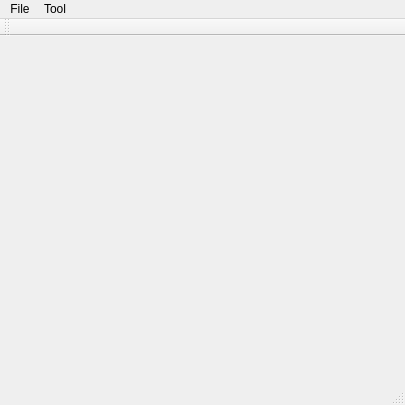
<?xml version="1.0" encoding="UTF-8"?>
<ui version="4.0">
 <class>MainWindowClass</class>
 <widget class="QMainWindow" name="MainWindowClass">
  <property name="geometry">
   <rect>
    <x>0</x>
    <y>0</y>
    <width>405</width>
    <height>405</height>
   </rect>
  </property>
  <property name="windowTitle">
   <string>MainWindow</string>
  </property>
  <widget class="QWidget" name="centralWidget"/>
  <widget class="QMenuBar" name="menuBar">
   <property name="geometry">
    <rect>
     <x>0</x>
     <y>0</y>
     <width>405</width>
     <height>21</height>
    </rect>
   </property>
   <widget class="QMenu" name="menuFile">
    <property name="title">
     <string>File</string>
    </property>
    <addaction name="actionExit"/>
   </widget>
   <widget class="QMenu" name="menuTool">
    <property name="title">
     <string>Tool</string>
    </property>
    <addaction name="actionGenerate"/>
    <addaction name="actionInverse"/>
   </widget>
   <addaction name="menuFile"/>
   <addaction name="menuTool"/>
  </widget>
  <widget class="QToolBar" name="mainToolBar">
   <attribute name="toolBarArea">
    <enum>TopToolBarArea</enum>
   </attribute>
   <attribute name="toolBarBreak">
    <bool>false</bool>
   </attribute>
  </widget>
  <widget class="QStatusBar" name="statusBar"/>
  <action name="actionExit">
   <property name="text">
    <string>Exit</string>
   </property>
  </action>
  <action name="actionGenerate">
   <property name="text">
    <string>Generate</string>
   </property>
  </action>
  <action name="actionLinearRegression">
   <property name="text">
    <string>Linear Regression</string>
   </property>
  </action>
  <action name="actionGenerateSampleFiles">
   <property name="text">
    <string>Generate Sample Files</string>
   </property>
  </action>
  <action name="actionNearestNeighbor">
   <property name="text">
    <string>Nearest Neighbor</string>
   </property>
  </action>
  <action name="actionLocalRegression">
   <property name="text">
    <string>Local Regression</string>
   </property>
  </action>
  <action name="actionBaseline">
   <property name="text">
    <string>Baseline</string>
   </property>
  </action>
  <action name="actionMCMC">
   <property name="text">
    <string>MCMC</string>
   </property>
  </action>
  <action name="actionFindLinearity">
   <property name="text">
    <string>Find Linearity</string>
   </property>
  </action>
  <action name="actionClusteredLR">
   <property name="text">
    <string>Clustered LR</string>
   </property>
  </action>
  <action name="actionAngleEffect">
   <property name="text">
    <string>Angle Effect</string>
   </property>
  </action>
  <action name="actionInverse">
   <property name="text">
    <string>Inverse</string>
   </property>
  </action>
 </widget>
 <layoutdefault spacing="6" margin="11"/>
 <resources>
  <include location="MainWindow.qrc"/>
 </resources>
 <connections/>
</ui>
